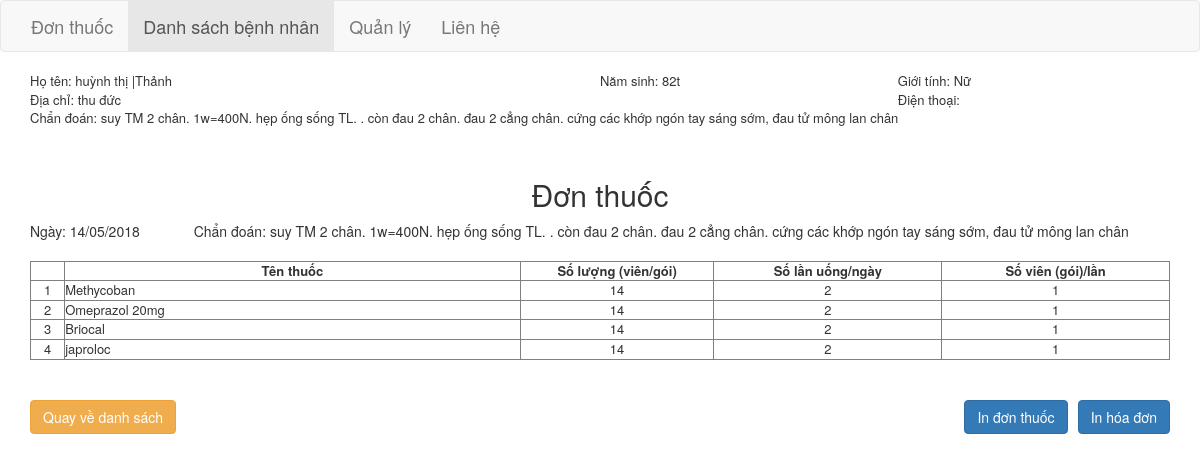
Screenshot of /patient/view/4454 with the database file from the repository.
### tables this page shows
CREATE TABLE "patient" (
	`id`	INTEGER NOT NULL PRIMARY KEY AUTOINCREMENT UNIQUE,
	`name`	TEXT NOT NULL,
	`dob`	INTEGER,
	`gender`	TEXT NOT NULL,
	`phone`	TEXT,
	`address`	TEXT,
	`note`	TEXT,
	`date_created`	NUMERIC,
	`date_updated`	NUMERIC
);

CREATE TABLE "diagnostic" (
	`id`	INTEGER NOT NULL PRIMARY KEY AUTOINCREMENT UNIQUE,
	`patient_id`	INTEGER NOT NULL,
	`diagnostic`	TEXT NOT NULL,
	`note`	TEXT,
	`date_created`	NUMERIC
);

CREATE TABLE "drug" (
	"id"	INTEGER NOT NULL PRIMARY KEY AUTOINCREMENT UNIQUE,
	"name"	TEXT NOT NULL,
	"unit"	TEXT NOT NULL,
	"price"	INTEGER NOT NULL,
	"note"	TEXT,
	"date_created"	NUMERIC,
	"date_updated"	NUMERIC,
	"in_price"	INTEGER
);

### application/core/MY_Controller.php (called while the page is built, shortened)
<?php
class My_Controller extends CI_Controller
{
    public $layout = 'layout/main';
    public function loadModel($listModel = array())
    {
        foreach($listModel as $model) {
            $this->load->model($model);
        }
    }
    public function render($link, $data = null)
    {
        $this->load->view($this->layout, array(
            'content' => array(
                'link' => $link,
                'data' => $data,
            )
        ));
    }
}

### application/controllers/Patient.php (called while the page is built, shortened)
<?php
class Patient extends My_Controller {
    public function view($id)
    {
        $patient = $this->patient_model->findOne(array('id' => $id));
        $diagnostic = $this->diagnostic_model->findOne(array('patient_id' => $patient->id));
        $prescription = $this->prescription_model->findAll(array('diagnostic_id' => $diagnostic->id));
        $this->render('patient/view', array('patient' => $patient, 'diagnostic' => $diagnostic, 'prescription' => $prescription));
    }
}

### index.php (called while the page is built, shortened)
<?php
require_once BASEPATH.'core/CodeIgniter.php';

### application/core/MY_Model.php (called while the page is built, shortened)
<?php
class MY_Model extends CI_Model
{
    private $tbl_name = "";
    public function set_table_name($tbl_name)
    {
        $this->tbl_name = $tbl_name;
    }
    public function findOne($condition = array())
    {
        $res = $this->db->get_where($this->tbl_name, $condition)->result();
        if ($res) {
            return $res[0];
        }
        return null;
    }
    public function findAll($condition = array())
    {
        $this->db->order_by('id', 'DESC');
        return $this->db->get_where($this->tbl_name, $condition)->result();
    }
}

### application/views/patient/info.php (the view)
<table width="100%" border="0" style="font-size: 13px;">
    <tr>
        <td width="50%">Họ tên: <?php echo isset($patient->name) ? $patient->name : ''; ?></td>
        <td>Năm sinh: <?php echo isset($patient->dob) ? $patient->dob : ''; ?></td>
        <td>Giới tính: <?php echo isset($patient->gender) ? $patient->gender : ''; ?></td>
    </tr>
    <tr>
        <td colspan="2">Địa chỉ: <?php echo isset($patient->address) ? $patient->address : ''; ?></td>
        <td>Điện thoại: <?php echo isset($patient->phone) ? $patient->phone : ''; ?></td>
    </tr>
    <tr>
        <td colspan="3">Chẩn đoán: <?php echo isset($diagnostic->diagnostic) ? $diagnostic->diagnostic : ''; ?></td>
    </tr>
    <tr style="height: 30px">
        <td colspan="3"></td>
    </tr>
</table>

### application/views/layout/main.php (shortened to what this page needs)
<!DOCTYPE html>
<html lang="en">
    <?php $this->load->view('layout/partials/head');?>
<body>
    <?php $this->load->view('layout/partials/menu');?>
    <div class="container">
        <?php if(isset($content)) $this->load->view($content['link'], $content['data']);?>
    </div>
</body>
</html>

### application/views/layout/partials/head.php (shortened to what this page needs)
<head>
    <link href="../../../css/bootstrap.min.css" rel="stylesheet">
    <link href="../../../css/jquery-ui.css" rel="stylesheet" type="text/css"/>
    <link href="../../../css/style.css" rel="stylesheet">
</head>

### application/views/layout/partials/menu.php (shortened to what this page needs)
<nav class="navbar navbar-default">
    <div class="">
        <div id="navbar" class="navbar-collapse collapse" style="font-size: 18px;">
            <ul class="nav navbar-nav">
                <li <?php echo $this->router->fetch_class() == 'prescription' ? 'class="active"' : ''; ?>><a href="/prescription/index">Đơn thuốc</a></li>
                <li <?php echo $this->router->fetch_class() == 'patient' ? 'class="active"' : ''; ?>><a href="/patient/index">Danh sách bệnh nhân</a></li>
                <li <?php echo $this->router->fetch_class() == 'report' ? 'class="active"' : ''; ?>><a href="/auth/index">Quản lý</a></li>
                <li <?php echo $this->router->fetch_class() == 'about' ? 'class="active"' : ''; ?>><a href="/about">Liên hệ</a></li>
            </ul>
        </div>
    </div>
</nav>

### application/views/patient/view.php (shortened to what this page needs)
<?php
$this->load->view('patient/info'); ?>
<h2 style="text-align: center">Đơn thuốc</h2>
<div>Ngày: <?php echo date("d/m/Y", strtotime($diagnostic->date_created)); ?>
    <span style="margin-left: 50px">Chẩn đoán: <?php echo $diagnostic->diagnostic; ?></span>
</div>
<br>
<?php
$this->load->view('prescription/prescription'); ?>
<br><br>
<a href="/patient/index" class="btn btn-warning" id="back">Quay về danh sách</a>
<button type="button" class="btn btn-primary pull-right btn-print-bill-view" id="print_bill" onclick="printBill()">In hóa đơn</button>
<button type="button" class="btn btn-primary pull-right" id="print_prescription" onclick="printPrescription()">In đơn thuốc</button>

### application/views/prescription/prescription.php
<table width="100%" border="1" style="text-align: center; font-size: 13px;">
    <tr>
        <th width="3%"></th>
        <th width="40%" style="text-align: center;">Tên thuốc</th>
        <th width="17%" style="text-align: center;">Số lượng (viên/gói)</th>
        <th width="20%" style="text-align: center;">Số lần uống/ngày</th>
        <th width="20%" style="text-align: center;">Số viên (gói)/lần</th>
    </tr>
    <?php
    $index = 1;
    foreach ($prescription as $item) {
        $drug = $this->drug_model->findOne(array('id' => $item->drug_id));
        if (isset($drug->name) && !empty($drug->name)) { ?>
        <tr>
            <td width="3%"><?php echo $index; ?></td>
            <td width="40%" align="left"><?php echo $drug->name; ?></td>
            <td width="17%"><?php echo $item->quantity; ?></td>
            <td width="20%"><?php echo $item->time_in_day; ?></td>
            <td width="20%"><?php echo $item->unit_in_time; ?></td>
        </tr>
    <?php }
        $index++;
    } ?>
</table>

### css/style.css (style rules this page uses)
.btn-print-bill-view { margin-left: 10px; }

### rows the page displays
patient: name "huỳnh thị |Thảnh", dob "82t", gender "Nữ", address "thu đức"
diagnostic: diagnostic "suy TM 2 chân. 1w=400N. hẹp ống sống TL. . còn đau 2 chân. đau 2 cẳng chân. cứng các khớp ngón tay sáng sớm, đau tử mông lan chân", date_created "14/05/2018"
drug: name "Methycoban"
drug: name "Omeprazol 20mg"
drug: name "Briocal"
drug: name "japroloc"

### other values shown
$item->quantity "14"
$item->time_in_day "2"
$item->unit_in_time "1"
